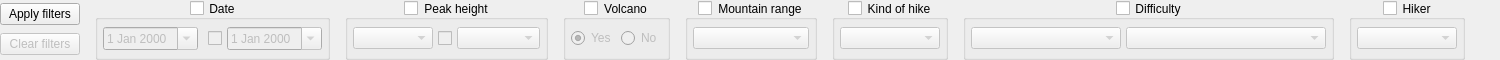
<?xml version="1.0" encoding="UTF-8"?>
<ui version="4.0">
 <class>AscentFilterBar</class>
 <widget class="QWidget" name="AscentFilterBar">
  <property name="geometry">
   <rect>
    <x>0</x>
    <y>0</y>
    <width>1500</width>
    <height>60</height>
   </rect>
  </property>
  <layout class="QHBoxLayout" name="ascentsFilterBarLayout">
   <property name="spacing">
    <number>15</number>
   </property>
   <property name="leftMargin">
    <number>0</number>
   </property>
   <property name="topMargin">
    <number>0</number>
   </property>
   <property name="rightMargin">
    <number>0</number>
   </property>
   <property name="bottomMargin">
    <number>0</number>
   </property>
   <item>
    <layout class="QVBoxLayout" name="filterControlButtonsLayout">
     <property name="spacing">
      <number>5</number>
     </property>
     <item>
      <widget class="QPushButton" name="applyFiltersButton">
       <property name="text">
        <string>Apply filters</string>
       </property>
      </widget>
     </item>
     <item>
      <widget class="QPushButton" name="clearFiltersButton">
       <property name="enabled">
        <bool>false</bool>
       </property>
       <property name="text">
        <string>Clear filters</string>
       </property>
      </widget>
     </item>
    </layout>
   </item>
   <item>
    <widget class="QGroupBox" name="dateFilterBox">
     <property name="title">
      <string>Date</string>
     </property>
     <property name="alignment">
      <set>Qt::AlignCenter</set>
     </property>
     <property name="checkable">
      <bool>true</bool>
     </property>
     <property name="checked">
      <bool>false</bool>
     </property>
     <layout class="QHBoxLayout" name="dateFilterBoxLayout">
      <property name="spacing">
       <number>5</number>
      </property>
      <property name="leftMargin">
       <number>5</number>
      </property>
      <property name="topMargin">
       <number>5</number>
      </property>
      <property name="rightMargin">
       <number>5</number>
      </property>
      <property name="bottomMargin">
       <number>5</number>
      </property>
      <item>
       <widget class="QDateEdit" name="dateFilterMinWidget">
        <property name="minimumSize">
         <size>
          <width>80</width>
          <height>0</height>
         </size>
        </property>
        <property name="calendarPopup">
         <bool>true</bool>
        </property>
       </widget>
      </item>
      <item>
       <spacer name="dateFilterSpacer">
        <property name="orientation">
         <enum>Qt::Horizontal</enum>
        </property>
        <property name="sizeType">
         <enum>QSizePolicy::Fixed</enum>
        </property>
        <property name="sizeHint" stdset="0">
         <size>
          <width>5</width>
          <height>0</height>
         </size>
        </property>
       </spacer>
      </item>
      <item>
       <widget class="QCheckBox" name="dateFilterMaxCheckbox"/>
      </item>
      <item>
       <widget class="QDateEdit" name="dateFilterMaxWidget">
        <property name="minimumSize">
         <size>
          <width>80</width>
          <height>0</height>
         </size>
        </property>
        <property name="calendarPopup">
         <bool>true</bool>
        </property>
       </widget>
      </item>
     </layout>
    </widget>
   </item>
   <item>
    <widget class="QGroupBox" name="peakHeightFilterBox">
     <property name="title">
      <string>Peak height</string>
     </property>
     <property name="alignment">
      <set>Qt::AlignCenter</set>
     </property>
     <property name="checkable">
      <bool>true</bool>
     </property>
     <property name="checked">
      <bool>false</bool>
     </property>
     <layout class="QHBoxLayout" name="peakHeightFilterBoxLayout">
      <property name="spacing">
       <number>5</number>
      </property>
      <property name="leftMargin">
       <number>5</number>
      </property>
      <property name="topMargin">
       <number>5</number>
      </property>
      <property name="rightMargin">
       <number>5</number>
      </property>
      <property name="bottomMargin">
       <number>5</number>
      </property>
      <item>
       <widget class="QComboBox" name="peakHeightFilterMinCombo">
        <property name="placeholderText">
         <string>Minimum</string>
        </property>
        <item>
         <property name="text">
          <string notr="true">&lt;1000</string>
         </property>
        </item>
        <item>
         <property name="text">
          <string notr="true">1000</string>
         </property>
        </item>
        <item>
         <property name="text">
          <string notr="true">2000</string>
         </property>
        </item>
        <item>
         <property name="text">
          <string notr="true">3000</string>
         </property>
        </item>
        <item>
         <property name="text">
          <string notr="true">4000</string>
         </property>
        </item>
        <item>
         <property name="text">
          <string notr="true">5000</string>
         </property>
        </item>
        <item>
         <property name="text">
          <string notr="true">6000</string>
         </property>
        </item>
        <item>
         <property name="text">
          <string notr="true">7000</string>
         </property>
        </item>
        <item>
         <property name="text">
          <string notr="true">8000</string>
         </property>
        </item>
       </widget>
      </item>
      <item>
       <widget class="QCheckBox" name="peakHeightFilterMaxCheckbox"/>
      </item>
      <item>
       <widget class="QComboBox" name="peakHeightFilterMaxCombo">
        <property name="placeholderText">
         <string>Maximum</string>
        </property>
        <item>
         <property name="text">
          <string notr="true">999</string>
         </property>
        </item>
        <item>
         <property name="text">
          <string notr="true">1999</string>
         </property>
        </item>
        <item>
         <property name="text">
          <string notr="true">2999</string>
         </property>
        </item>
        <item>
         <property name="text">
          <string notr="true">3999</string>
         </property>
        </item>
        <item>
         <property name="text">
          <string notr="true">4999</string>
         </property>
        </item>
        <item>
         <property name="text">
          <string notr="true">5999</string>
         </property>
        </item>
        <item>
         <property name="text">
          <string notr="true">6999</string>
         </property>
        </item>
        <item>
         <property name="text">
          <string notr="true">7999</string>
         </property>
        </item>
        <item>
         <property name="text">
          <string notr="true">8999</string>
         </property>
        </item>
       </widget>
      </item>
     </layout>
    </widget>
   </item>
   <item>
    <widget class="QGroupBox" name="volcanoFilterBox">
     <property name="title">
      <string>Volcano</string>
     </property>
     <property name="alignment">
      <set>Qt::AlignCenter</set>
     </property>
     <property name="checkable">
      <bool>true</bool>
     </property>
     <property name="checked">
      <bool>false</bool>
     </property>
     <layout class="QHBoxLayout" name="volcanoFilterBoxLayout">
      <property name="spacing">
       <number>5</number>
      </property>
      <property name="leftMargin">
       <number>5</number>
      </property>
      <property name="topMargin">
       <number>5</number>
      </property>
      <property name="rightMargin">
       <number>5</number>
      </property>
      <property name="bottomMargin">
       <number>5</number>
      </property>
      <item>
       <widget class="QRadioButton" name="volcanoFilterYesRadio">
        <property name="text">
         <string>Yes</string>
        </property>
        <property name="checked">
         <bool>true</bool>
        </property>
       </widget>
      </item>
      <item>
       <widget class="QRadioButton" name="volcanoFilterNoRadio">
        <property name="text">
         <string>No</string>
        </property>
       </widget>
      </item>
     </layout>
    </widget>
   </item>
   <item>
    <widget class="QGroupBox" name="rangeFilterBox">
     <property name="title">
      <string>Mountain range</string>
     </property>
     <property name="alignment">
      <set>Qt::AlignCenter</set>
     </property>
     <property name="checkable">
      <bool>true</bool>
     </property>
     <property name="checked">
      <bool>false</bool>
     </property>
     <layout class="QHBoxLayout" name="rangeFilterBoxLayout">
      <property name="spacing">
       <number>5</number>
      </property>
      <property name="leftMargin">
       <number>5</number>
      </property>
      <property name="topMargin">
       <number>5</number>
      </property>
      <property name="rightMargin">
       <number>5</number>
      </property>
      <property name="bottomMargin">
       <number>5</number>
      </property>
      <item>
       <widget class="QComboBox" name="rangeFilterCombo">
        <property name="minimumSize">
         <size>
          <width>100</width>
          <height>0</height>
         </size>
        </property>
       </widget>
      </item>
     </layout>
    </widget>
   </item>
   <item>
    <widget class="QGroupBox" name="hikeKindFilterBox">
     <property name="title">
      <string>Kind of hike</string>
     </property>
     <property name="alignment">
      <set>Qt::AlignCenter</set>
     </property>
     <property name="checkable">
      <bool>true</bool>
     </property>
     <property name="checked">
      <bool>false</bool>
     </property>
     <layout class="QHBoxLayout" name="hikeKindFilterBoxLayout">
      <property name="spacing">
       <number>5</number>
      </property>
      <property name="leftMargin">
       <number>5</number>
      </property>
      <property name="topMargin">
       <number>5</number>
      </property>
      <property name="rightMargin">
       <number>5</number>
      </property>
      <property name="bottomMargin">
       <number>5</number>
      </property>
      <item>
       <widget class="QComboBox" name="hikeKindFilterCombo">
        <property name="minimumSize">
         <size>
          <width>100</width>
          <height>0</height>
         </size>
        </property>
       </widget>
      </item>
     </layout>
    </widget>
   </item>
   <item>
    <widget class="QGroupBox" name="difficultyFilterBox">
     <property name="title">
      <string>Difficulty</string>
     </property>
     <property name="alignment">
      <set>Qt::AlignCenter</set>
     </property>
     <property name="checkable">
      <bool>true</bool>
     </property>
     <property name="checked">
      <bool>false</bool>
     </property>
     <layout class="QHBoxLayout" name="difficultyFilterBoxLayout">
      <property name="spacing">
       <number>5</number>
      </property>
      <property name="leftMargin">
       <number>5</number>
      </property>
      <property name="topMargin">
       <number>5</number>
      </property>
      <property name="rightMargin">
       <number>5</number>
      </property>
      <property name="bottomMargin">
       <number>5</number>
      </property>
      <item>
       <widget class="QComboBox" name="difficultyFilterSystemCombo">
        <property name="minimumSize">
         <size>
          <width>150</width>
          <height>0</height>
         </size>
        </property>
       </widget>
      </item>
      <item>
       <widget class="QComboBox" name="difficultyFilterGradeCombo">
        <property name="minimumSize">
         <size>
          <width>200</width>
          <height>0</height>
         </size>
        </property>
       </widget>
      </item>
     </layout>
    </widget>
   </item>
   <item>
    <widget class="QGroupBox" name="hikerFilterBox">
     <property name="title">
      <string>Hiker</string>
     </property>
     <property name="alignment">
      <set>Qt::AlignCenter</set>
     </property>
     <property name="checkable">
      <bool>true</bool>
     </property>
     <property name="checked">
      <bool>false</bool>
     </property>
     <layout class="QHBoxLayout" name="hikerFilterBoxLayout">
      <property name="spacing">
       <number>5</number>
      </property>
      <property name="leftMargin">
       <number>5</number>
      </property>
      <property name="topMargin">
       <number>5</number>
      </property>
      <property name="rightMargin">
       <number>5</number>
      </property>
      <property name="bottomMargin">
       <number>5</number>
      </property>
      <item>
       <widget class="QComboBox" name="hikerFilterCombo">
        <property name="minimumSize">
         <size>
          <width>100</width>
          <height>0</height>
         </size>
        </property>
       </widget>
      </item>
     </layout>
    </widget>
   </item>
   <item>
    <spacer name="filtersSpacer">
     <property name="orientation">
      <enum>Qt::Horizontal</enum>
     </property>
     <property name="sizeHint" stdset="0">
      <size>
       <width>0</width>
       <height>0</height>
      </size>
     </property>
    </spacer>
   </item>
  </layout>
 </widget>
 <resources/>
 <connections/>
</ui>
